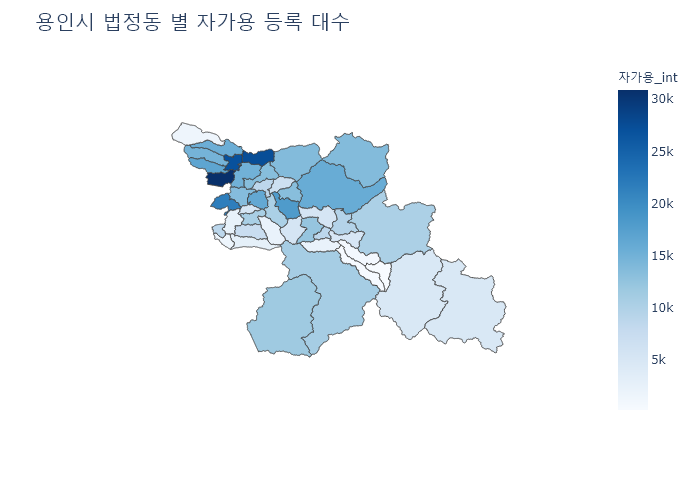

The Python source for this figure:
import plotly.express as px
import geopandas as gpd
import pandas as pd 
import os 
import json 



# 경로 설정
root_path = os.getcwd() # 실행 코드가 있는 곳 
data_path = os.path.join(root_path, 'data') # 실험에 쓰일 데이터가 있는 곳 
os.chdir(data_path)



# 데이터 로드 
geometry_gj = json.load(open('용인시_법정경계(읍면동).geojson', encoding='utf-8'))
car_df = pd.read_csv('경기도_용인시_자동차 등록 현황_읍면동_20190331.csv', encoding='cp949')



# 데이터 전처리 
int_car = [] 
for i in range(len(car_df)): 
    cur_price = car_df.iloc[i]['자가용']
    int_price = int(cur_price.replace(',', ''))
    int_car.append(int_price)
car_df['자가용_int'] = int_car
car_df = car_df.rename(columns={'구  분':'EMD_KOR_NM'})




# Choropleth 시각화
fig = px.choropleth(car_df, geojson=geometry_gj, locations='EMD_KOR_NM', color='자가용_int',
                                color_continuous_scale='Blues',
                                featureidkey='properties.EMD_KOR_NM')
fig.update_geos(fitbounds="locations", visible=False)
fig.update_layout(title_text='용인시 법정동 별 자가용 등록 대수', title_font_size=20)




# 시각화 파일 저장 
os.chdir('../')
fig.write_image('choropleth.png')
